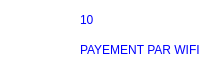
   <widget class="QFrame" name="frame_14">
    <property name="geometry">
     <rect>
      <x>1150</x>
      <y>400</y>
      <width>211</width>
      <height>80</height>
     </rect>
    </property>
    <property name="styleSheet">
     <string notr="true">border-radius: 20px;
background: white;
box-shadow:  20px 20px 39px #bebebe,
             -20px -20px 39px #ffffff;</string>
    </property>
    <property name="frameShape">
     <enum>QFrame::StyledPanel</enum>
    </property>
    <property name="frameShadow">
     <enum>QFrame::Raised</enum>
    </property>
    <widget class="QPushButton" name="pushButton_14">
     <property name="geometry">
      <rect>
       <x>10</x>
       <y>10</y>
       <width>61</width>
       <height>61</height>
      </rect>
     </property>
     <property name="cursor">
      <cursorShape>ArrowCursor</cursorShape>
     </property>
     <property name="styleSheet">
      <string notr="true">background:transparent</string>
     </property>
     <property name="text">
      <string/>
     </property>
    </widget>
    <widget class="QLabel" name="label_18">
     <property name="geometry">
      <rect>
       <x>80</x>
       <y>10</y>
       <width>91</width>
       <height>20</height>
      </rect>
     </property>
     <property name="styleSheet">
      <string notr="true">font: 75 8pt &quot;Josefin Sans SemiBold&quot;;
color:blue</string>
     </property>
     <property name="text">
      <string>10</string>
     </property>
    </widget>
    <widget class="QLabel" name="label_17">
     <property name="geometry">
      <rect>
       <x>80</x>
       <y>40</y>
       <width>171</width>
       <height>20</height>
      </rect>
     </property>
     <property name="styleSheet">
      <string notr="true">font: 75 8pt &quot;Josefin Sans SemiBold&quot;;
color:blue</string>
     </property>
     <property name="text">
      <string>PAYEMENT PAR WIFI</string>
     </property>
    </widget>
    <widget class="QLabel" name="label_16">
     <property name="geometry">
      <rect>
       <x>10</x>
       <y>0</y>
       <width>61</width>
       <height>81</height>
      </rect>
     </property>
     <property name="styleSheet">
      <string notr="true">image: url(:/newPrefix/salary.png);</string>
     </property>
     <property name="text">
      <string/>
     </property>
    </widget>
   </widget>
